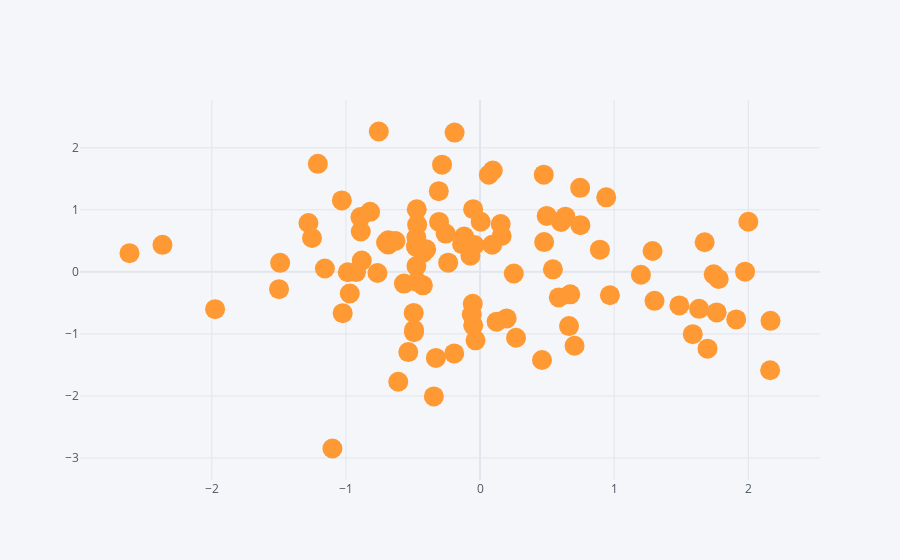

The notebook cell this image was saved under:
### Code cell
df.iplot(kind='scatter',x='A',y='B', mode = 'markers',size=20)
